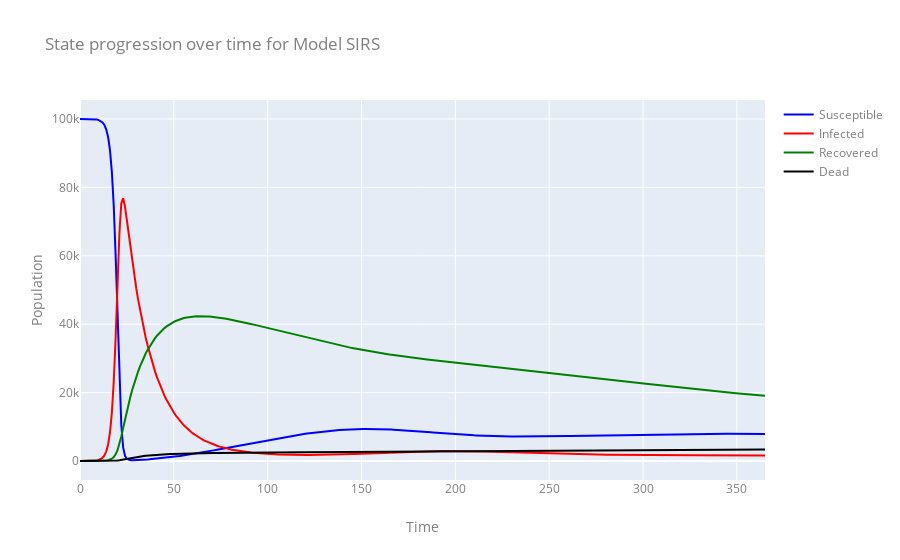

Here is the notebook cell this chart was saved with:
### Markdown cell above
## SIRS model 
An implementation of discrete-time SIRS model with state space *Susceptible, Infected, Recovered,* and *Dead*. Recovered individuals can become susceptible again after some time.

### Code cell
# SIRS
from EpyModels.models.SIRS import SIRS

sirs = SIRS(name="SIRS",
            population=pop,
            init_s=prop_S,
            init_i=prop_I,
            init_r=prop_R,
            beta=b,
            mortality_rate = rate_mort,
            mortality_duration=d_mort,
            recovery_duration=d_rec,
            susceptible_rate = s_rate )

# Run model for 365 time units
sirs.run(T=365)

# Plot states over time
plot_states(sirs,type='line')

### Figure 1 — Plotly figure (JSON) as saved in the notebook; plotly's stock layout.template omitted (floating-point values rounded to 4 significant figures; data arrays with more than 128 entries replaced by an {"elided": "..."} marker saying what was removed)
{"data": [{"line": {"color": "blue", "width": 2}, "mode": "lines", "name": "Susceptible", "type": "scatter", "x": {"elided": "366 int values"}, "y": {"elided": "366 int values"}}, {"line": {"color": "red", "width": 2}, "mode": "lines", "name": "Infected", "type": "scatter", "x": {"elided": "366 int values"}, "y": {"elided": "366 int values"}}, {"line": {"color": "green", "width": 2}, "mode": "lines", "name": "Recovered", "type": "scatter", "x": {"elided": "366 int values"}, "y": {"elided": "366 int values"}}, {"line": {"color": "black", "width": 2}, "mode": "lines", "name": "Dead", "type": "scatter", "x": {"elided": "366 int values"}, "y": {"elided": "366 int values"}}], "layout": {"autosize": true, "font": {"color": "#7f7f7f", "size": 12}, "title": {"text": "State progression over time for Model SIRS"}, "xaxis": {"autorange": true, "range": [0, 365], "title": {"text": "Time"}, "type": "linear"}, "yaxis": {"autorange": true, "range": [-5556.0, 105600.0], "title": {"text": "Population"}, "type": "linear"}}}
